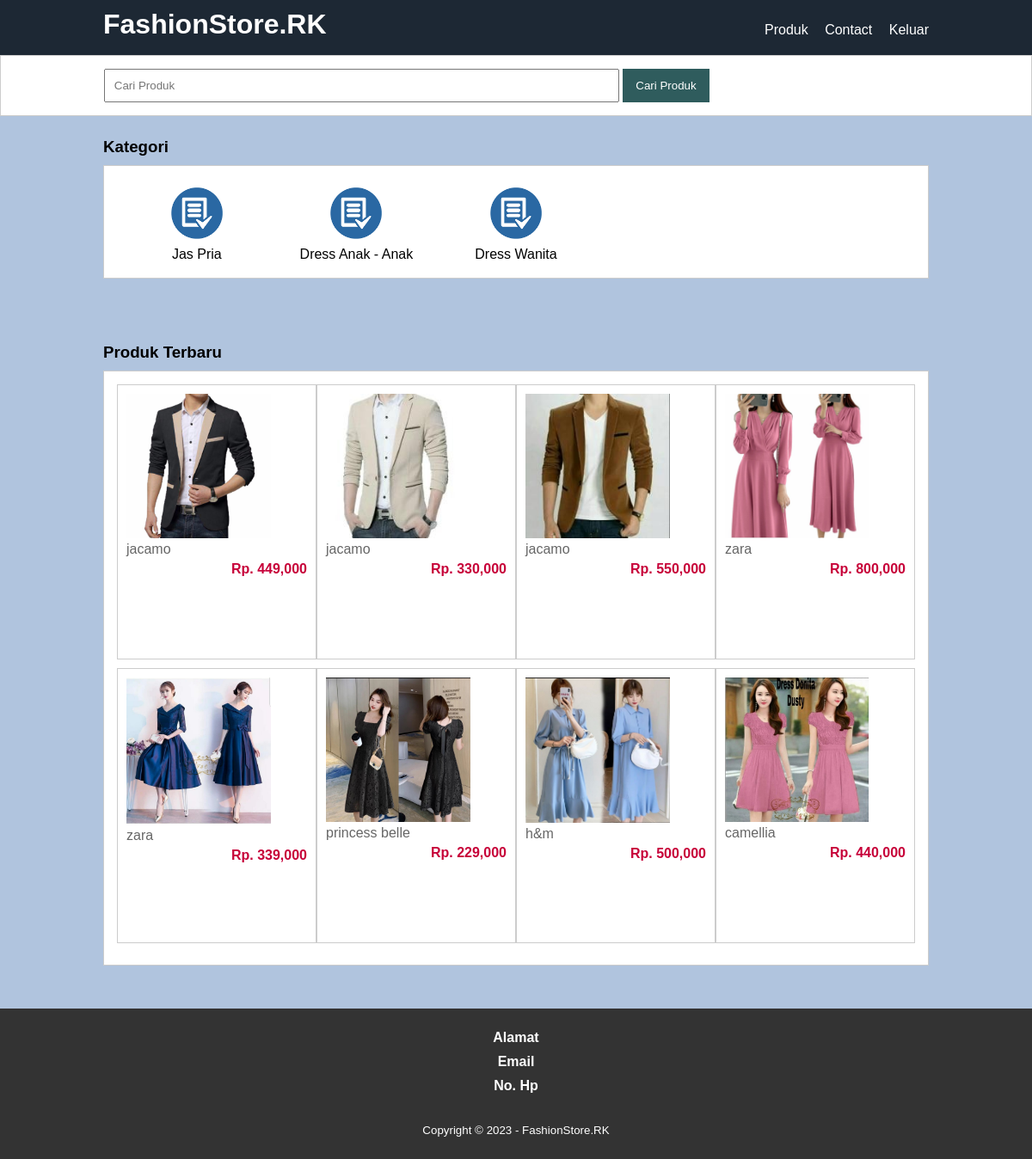
Screenshot of /masuk-user.php with the database file from the repository.
### tables this page shows
CREATE TABLE `tb_category` (
  `category_id` int(11) NOT NULL,
  `category_name` varchar(50) NOT NULL
);

CREATE TABLE `tb_product` (
  `product_id` int(11) NOT NULL,
  `category_id` int(11) NOT NULL,
  `product_name` varchar(100) NOT NULL,
  `product_price` int(11) NOT NULL,
  `product_description` text NOT NULL,
  `prodeuct_image` varchar(100) NOT NULL,
  `product_status` tinyint(1) NOT NULL,
  `data_creates` timestamp NOT NULL DEFAULT current_timestamp()
);

### masuk-user.php (the view, shortened to what this page needs)
<?php
	include 'db.php';
 ?>
<!DOCTYPE html>
<html>
<head>
	<link rel="stylesheet" type="text/css" href="css/style.css">
</head>
<body>
	<header>
			<div class="countainer">
			<h1><a href="masuk-user.php"> FashionStore.RK</h1>
				<ul>
					<li><a href="produk.php">Produk</a></li>
				<li><a href="contact.php">Contact</a></li>
					<li><a href="index.php">Keluar</a></li>
				</ul>
			</div>
	</header>
	<div class="search">
		<div class="countainer">
			<form action="produk.php">
				<input type="text" name="search" placeholder="Cari Produk">
				<input type="submit" name="cari" value="Cari Produk">
			</form>
		</div>
	</div>
    <div class="section">
    	<div class="countainer">
    		<h3>Kategori</h3>
    		<div class="box">
    			<?php
    				$kategori = mysqli_query($conn, "SELECT * FROM tb_category ORDER BY category_id DESC");
    				if(mysqli_num_rows($kategori) > 0){
    					while($k = mysqli_fetch_array($kategori)){
    			 ?>
    			 	<a href="produk.php?kat=<?php echo $k['category_id'] ?>">
		    			<div class="col-3">
		    				<img src="img/123456.png" width="60px" style="margin-bottom:5px;">
		    				<p><?php echo $k['category_name'] ?></p>
		    			</div>
		    		</a>
    			<?php }}else{ ?>
    				<p>Kategori tidak ada</p>
    			<?php } ?>
    		</div>
    	</div>
    </div>
    <div class="section">
    	<div class="countainer">
    		<h3>Produk Terbaru</h3>
    		<div class="box">
    			<?php
    				$produk = mysqli_query($conn, "SELECT * FROM tb_product WHERE product_status = 1 ORDER BY product_id DESC LIMIT 8");
    				if(mysqli_num_rows($produk) > 0){
    					while($p = mysqli_fetch_array($produk)){
    			 ?>
    			 	<a href="detail-produk.php?id=<?php echo $p['product_id'] ?>">
		    			<div class="col-4">
		    				<img src="produk/<?php echo $p['prodeuct_image'] ?>">
		    				<p class="nama"><?php echo substr($p['product_name'] , 0, 30)?></p>
		    				<p class="harga">Rp. <?php echo number_format($p['product_price'])  ?></p>
		    			</div>
	    			</a>
	    		<?php }}else{ ?>
	    			<p>Produk Tidak Ada</p>
	    		<?php } ?>
    		</div>
    	</div>
    </div>
    <div class="footer">
    	<div class="countainer">
    		<h4>Alamat</h4>
    		<h4>Email</h4>
    		<h4>No. Hp</h4>
    		<small>Copyright &copy; 2023 -  FashionStore.RK</small>
    	</div>
    </div>
</body>

### css/style.css (style rules this page uses)
* { padding: 0; margin: 0; font-family: 'Quicksand', sans-serif; }
body { background-color: #B0C4DE; }
a { color: inherit; text-decoration: none; }
header { background-color: #1d2834; color: #fff; }
header h1 { float: left; padding: 10px 0; }
header ul { float: right; }
header ul li { display: inline-block; }
header ul li a { padding:20px 0 20px 15px; display: inline-block; }
.countainer { width: 80%; margin:0 auto; }
.countainer:after { content: ''; display: block; clear: both; }
.section { padding:25px 0; }
.box { background-color: #fff; border:1px solid #ccc; padding:15px; box-sizing: border-box; margin: 10px 0 25px 0; }
.box:after { content: ''; display: block; clear: both; }
.search { padding:15px 0; background-color: #fff; border:1px solid #ccc; }
.search input[type=text] { width: 60%; padding:10px; }
.search input[type=submit] { padding:12px 15px; background-color: #2f5c5d; color:#fff; border:none; cursor: pointer; }
.col-3 { width: 20%; height: 100px; text-align: center; float: left; padding: 10px; box-sizing: border-box; }
.col-4 { width:25%; height: 320px; border:1px solid #ccc; float: left; padding:10px; box-sizing: border-box; margin-bottom: 10px; }
.col-4 img { width: 80%; }
.col-4 .nama { color: #666; margin-bottom: 5px; }
.col-4 .harga { font-weight: bold; color: #C70039; float: right; }
.footer { padding:25px 0; background-color: #333; color: #fff; text-align: center; }
.footer small { margin-top: 25px; display: inline-block; }

### rows the page displays
tb_category: category_name "Jas Pria"
tb_category: category_name "Dress Anak - Anak"
tb_category: category_name "Dress Wanita"
tb_product: prodeuct_image (picture), product_name "jacamo", product_price "449,000"
tb_product: prodeuct_image (picture), product_name "jacamo", product_price "330,000"
tb_product: prodeuct_image (picture), product_name "jacamo", product_price "550,000"
tb_product: prodeuct_image (picture), product_name "zara", product_price "800,000"
tb_product: prodeuct_image (picture), product_name "zara", product_price "339,000"
tb_product: prodeuct_image (picture), product_name "princess belle", product_price "229,000"
tb_product: prodeuct_image (picture), product_name "h&m", product_price "500,000"
tb_product: prodeuct_image (picture), product_name "camellia", product_price "440,000"
